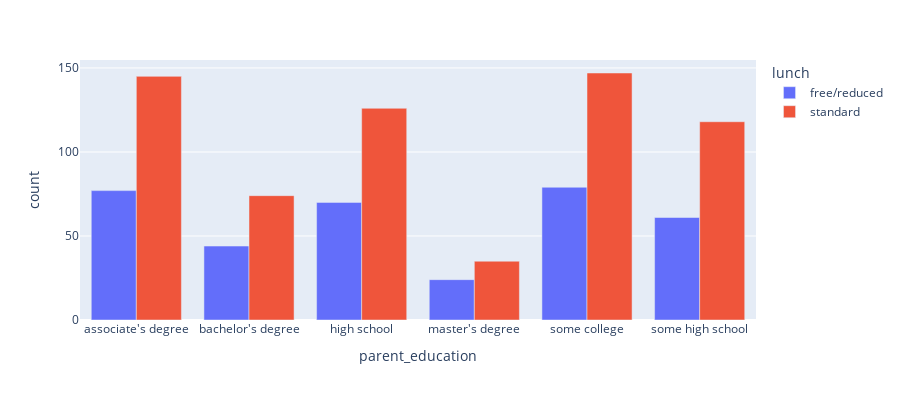

This figure's notebook cell:
### Code cell
fig = px.bar(par_meal, x="parent_education", y="count",
             color='lunch', barmode='group',
             height=400)
fig.show()

### Figure 1 — Plotly figure (JSON) as saved in the notebook; plotly's stock layout.template omitted (floating-point values rounded to 4 significant figures)
{"data": [{"alignmentgroup": "True", "hovertemplate": "lunch=free/reduced<br>parent_education=%{x}<br>count=%{y}<extra></extra>", "legendgroup": "free/reduced", "marker": {"color": "#636efa", "pattern": {"shape": ""}}, "name": "free/reduced", "offsetgroup": "free/reduced", "orientation": "v", "showlegend": true, "textposition": "auto", "type": "bar", "x": ["associate's degree", "bachelor's degree", "high school", "master's degree", "some college", "some high school"], "xaxis": "x", "y": [77, 44, 70, 24, 79, 61], "yaxis": "y"}, {"alignmentgroup": "True", "hovertemplate": "lunch=standard<br>parent_education=%{x}<br>count=%{y}<extra></extra>", "legendgroup": "standard", "marker": {"color": "#EF553B", "pattern": {"shape": ""}}, "name": "standard", "offsetgroup": "standard", "orientation": "v", "showlegend": true, "textposition": "auto", "type": "bar", "x": ["associate's degree", "bachelor's degree", "high school", "master's degree", "some college", "some high school"], "xaxis": "x", "y": [145, 74, 126, 35, 147, 118], "yaxis": "y"}], "layout": {"barmode": "group", "height": 400, "legend": {"title": {"text": "lunch"}, "tracegroupgap": 0}, "margin": {"t": 60}, "xaxis": {"anchor": "y", "domain": [0, 1], "title": {"text": "parent_education"}}, "yaxis": {"anchor": "x", "domain": [0, 1], "title": {"text": "count"}}}}
